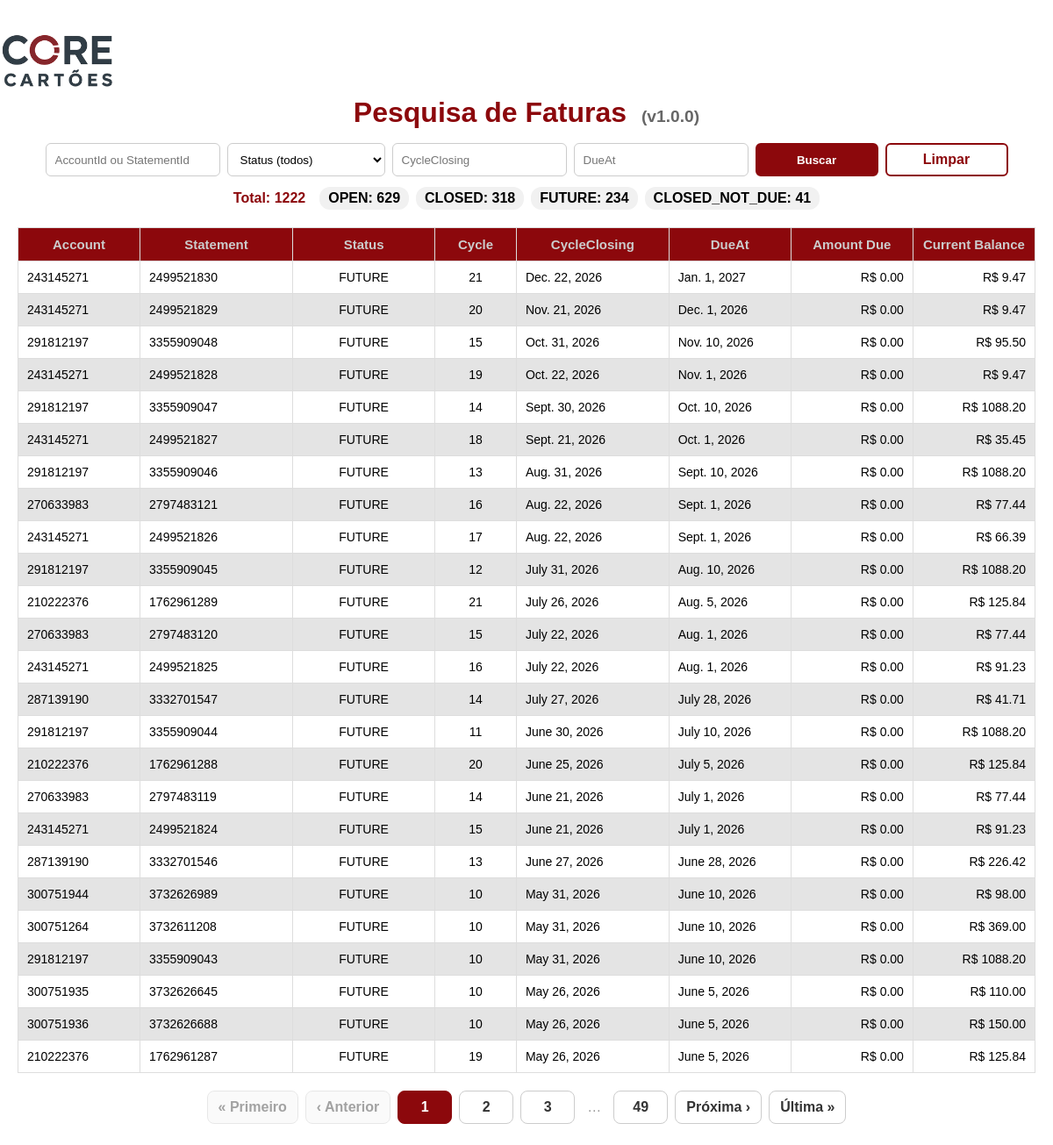
Page /faturas/ on the committed database.
### faturas/models.py (models this page shows, shortened)
class Fatura(models.Model):
    class Status(models.TextChoices):
        OPEN = "OPEN", "OPEN"
        CLOSED = "CLOSED", "CLOSED"
        FUTURE = "FUTURE", "FUTURE"
        CLOSED_NOT_DUE = "CLOSED_NOT_DUE", "CLOSED_NOT_DUE"
    account_id = models.CharField(max_length=20, db_index=True)
    statement_id = models.CharField(max_length=20, unique=True)
    status = models.CharField(max_length=20, choices=Status.choices)
    cycle = models.IntegerField(validators=[MinValueValidator(0)])
    cycle_closing_at = models.DateField()
    due_at = models.DateField()
    previous_balance = models.DecimalField(max_digits=14, decimal_places=2, default=Decimal("0.00"))
    debits = models.DecimalField(max_digits=14, decimal_places=2, default=Decimal("0.00"))
    credits = models.DecimalField(max_digits=14, decimal_places=2, default=Decimal("0.00"))
    current_balance = models.DecimalField(max_digits=14, decimal_places=2, default=Decimal("0.00"))
    amount_due = models.DecimalField(max_digits=14, decimal_places=2, default=Decimal("0.00"))
    amount_paid_until_due = models.DecimalField(max_digits=14, decimal_places=2, default=Decimal("0.00"))
    amount_paid_after_due = models.DecimalField(max_digits=14, decimal_places=2, default=Decimal("0.00"))
    other_credits_until_due = models.DecimalField(max_digits=14, decimal_places=2, default=Decimal("0.00"))
    other_credits_after_due = models.DecimalField(max_digits=14, decimal_places=2, default=Decimal("0.00"))
    evolve_to_delinquency = models.BooleanField(default=False)
    created_at = models.DateTimeField(auto_now_add=True)
    class Meta:
        indexes = [
            models.Index(fields=["account_id", "due_at"]),
            models.Index(fields=["status"]),
        ]

### faturas/views.py (the view)
# urls.py: path('faturas/', faturas_pesquisa, name='faturas_pesquisa'),
def faturas_pesquisa(request):
    q       = (request.GET.get("q") or "").strip()
    status  = (request.GET.get("status") or "").strip()
    closing = _parse_date(request.GET.get("closing"))
    due     = _parse_date(request.GET.get("due"))
    base_qs = Fatura.objects.all()
    if q:
        base_qs = base_qs.filter(Q(account_id__icontains=q) | Q(statement_id__icontains=q))
    if closing:
        base_qs = base_qs.filter(cycle_closing_at=closing)
    if due:
        base_qs = base_qs.filter(due_at=due)
    status_order = [s for s, _ in Fatura.Status.choices]
    counts_map = {s: 0 for s in status_order}
    for row in base_qs.values("status").annotate(qtd=Count("id")):
        counts_map[row["status"]] = row["qtd"]
    counts_list = [(s, counts_map[s]) for s in status_order]
    qs = base_qs.order_by("-due_at", "-cycle_closing_at")
    if status:
        qs = qs.filter(status=status)
    total_count = qs.count()
    paginator = Paginator(qs, 25)
    page_obj = paginator.get_page(request.GET.get("page"))
    ctx = {
        "page_obj": page_obj,
        "statuses": status_order,
        "params": {
            "q": q,
            "status": status,
            "closing": request.GET.get("closing", ""),
            "due": request.GET.get("due", ""),
        },
        "counts_list": counts_list,
        "total_count": total_count,
    }
    return render(request, "faturas/pesquisa.html", ctx)

### faturas/views.py (called while the page is built)
def _parse_date(s: str):
    try:
        s = (s or "").strip()
        return datetime.strptime(s, "%Y-%m-%d").date() if s else None
    except Exception:
        return None

### faturas/templates/faturas/pesquisa.html (shortened to what this page needs)
{% load static %}
<!DOCTYPE html>
<html lang="pt-BR">
<head>
  <link rel="stylesheet" href="{% static 'faturas/styles.css' %}">
</head>
<body>
  <div class="content">
    <div class="topbar">
      <img src="{% static 'faturas/Core.png' %}" alt="CORE CARTÕES" class="logo">
    </div>
    <h1 class="page-title">
      Pesquisa de Faturas <span class="version">(v1.0.0)</span>
    </h1>
    <form method="get" class="search-form">
      <input type="text" name="q" class="field-like" placeholder="AccountId ou StatementId" value="{{ params.q }}">
      <select name="status" class="field-like">
        <option value="">Status (todos)</option>
      </select>
      <input name="closing" type="text" class="field-like" placeholder="CycleClosing"
             value="{{ params.closing }}" onfocus="this.type='date'" onblur="if(!this.value)this.type='text'">
      <input name="due" type="text" class="field-like" placeholder="DueAt"
             value="{{ params.due }}" onfocus="this.type='date'" onblur="if(!this.value)this.type='text'">
      <button type="submit" class="btn btn-primary">Buscar</button>
      <a href="{% url 'faturas_pesquisa' %}" class="btn btn-secondary">Limpar</a>
    </form>
    <div class="counts">
      <span class="total">Total: {{ total_count }}</span>
      {% for s, qtd in counts_list %}
        {% if qtd %}<span class="badge">{{ s }}: {{ qtd }}</span>{% endif %}
      {% endfor %}
    </div>
    <div class="table-container">
      <table class="styled-table">
        <colgroup>
    <col style="width:12%">
    <col style="width:15%">
    <col style="width:14%">
    <col style="width:8%">
    <col style="width:15%">
    <col style="width:12%">
    <col style="width:12%">
    <col style="width:12%">
  </colgroup>
        <thead>
          <tr>
            <th>Account</th>
            <th>Statement</th>
            <th>Status</th>
            <th>Cycle</th>
            <th>CycleClosing</th>
            <th>DueAt</th>
            <th>Amount Due</th>
            <th>Current Balance</th>
          </tr>
        </thead>
        <tbody>
        {% for f in page_obj %}
          <tr class="clickable-row"
              onclick="abrirModal(this)"
              data-account="{{ f.account_id }}"
              data-statement="{{ f.statement_id }}"
              data-status="{{ f.status }}"
              data-cycle="{{ f.cycle }}"
              data-closing="{{ f.cycle_closing_at }}"
              data-due="{{ f.due_at }}"
              data-prev="{{ f.previous_balance }}"
              data-debits="{{ f.debits }}"
              data-credits="{{ f.credits }}"
              data-amountdue="{{ f.amount_due }}"
              data-current="{{ f.current_balance }}"
              data-paiduntil="{{ f.amount_paid_until_due }}"
              data-paidafter="{{ f.amount_paid_after_due }}"
              data-ocuntil="{{ f.other_credits_until_due }}"
              data-ocafter="{{ f.other_credits_after_due }}"
              data-delinquency="{{ f.evolve_to_delinquency }}">
            <td>{{ f.account_id }}</td>
            <td>{{ f.statement_id }}</td>
            <td>{{ f.status }}</td>
            <td>{{ f.cycle }}</td>
            <td>{{ f.cycle_closing_at }}</td>
            <td>{{ f.due_at }}</td>
            <td class="num">R$ {{ f.amount_due }}</td>
            <td class="num">R$ {{ f.current_balance }}</td>
          </tr>
        {% empty %}
          <tr><td colspan="8">Nenhuma fatura encontrada.</td></tr>
        {% endfor %}
        </tbody>
      </table>
    </div>
    <nav class="pagination" aria-label="Paginação">
      {% if page_obj.has_previous %}
        <a class="page-link" href="?page=1&q={{ params.q }}&status={{ params.status }}&closing={{ params.closing }}&due={{ params.due }}">« Primeiro</a>
        <a class="page-link" href="?page={{ page_obj.previous_page_number }}&q={{ params.q }}&status={{ params.status }}&closing={{ params.closing }}&due={{ params.due }}">‹ Anterior</a>
      {% else %}
        <span class="page-link is-disabled">« Primeiro</span>
        <span class="page-link is-disabled">‹ Anterior</span>
      {% endif %}
      {% for num in page_obj.paginator.page_range %}
        {% if num == 1 or num == page_obj.paginator.num_pages %}
          {% if num == page_obj.number %}
            <span class="page-num is-current">{{ num }}</span>
          {% else %}
            <a class="page-num" href="?page={{ num }}&q={{ params.q }}&status={{ params.status }}&closing={{ params.closing }}&due={{ params.due }}">{{ num }}</a>
          {% endif %}
        {% elif num >= page_obj.number|add:'-2' and num <= page_obj.number|add:'2' %}
          {% if num == page_obj.number %}
            <span class="page-num is-current">{{ num }}</span>
          {% else %}
            <a class="page-num" href="?page={{ num }}&q={{ params.q }}&status={{ params.status }}&closing={{ params.closing }}&due={{ params.due }}">{{ num }}</a>
          {% endif %}
        {% elif num == 2 or num == page_obj.paginator.num_pages|add:'-1' %}
          <span class="ellipsis">…</span>
        {% endif %}
      {% endfor %}
      {% if page_obj.has_next %}
        <a class="page-link" href="?page={{ page_obj.next_page_number }}&q={{ params.q }}&status={{ params.status }}&closing={{ params.closing }}&due={{ params.due }}">Próxima ›</a>
        <a class="page-link" href="?page={{ page_obj.paginator.num_pages }}&q={{ params.q }}&status={{ params.status }}&closing={{ params.closing }}&due={{ params.due }}">Última »</a>
      {% else %}
        <span class="page-link is-disabled">Próxima ›</span>
        <span class="page-link is-disabled">Última »</span>
      {% endif %}
    </nav>
  </div>
</body>
</html>

### faturas/static/faturas/styles.css (style rules this page uses)
body { font-family: Arial, sans-serif; margin: 0; padding: 0; background: #fff; }
.table-container { margin: 20px; overflow-x: auto; }
table { width: 100%; border-collapse: collapse; }
table, th, td { border: 1px solid #ddd; }
th { background: #2700b3; color: #fff; padding: 10px; font-size: 15px; }
td { text-align: left; padding: 10px; font-size: 14px; }
tr:nth-child(even) { background-color: #e4e4e4; }
.logo { margin-top: 20px ; height: 50px; }

### faturas/templates/faturas/pesquisa.html (style rules this page uses)
:root { --brand: #8c080c; }
.content { max-width: 1300px; margin: 0 auto; }
.topbar { margin: 12px 0 0; display:flex; align-items:center; justify-content:space-between; }
.logo { height:72px; }
.page-title { margin: 6px 0 16px; text-align:center; color: var(--brand); }
.page-title .version { font-size:.6em; font-weight:600; color:#666; margin-left:8px; vertical-align:baseline; }
.styled-table thead tr, .styled-table thead th { background:#8c080c !important; color:#ccc !important; }
.table-container { display:flex; justify-content:center; }
.styled-table { width:100%; max-width:1300px; }
.search-form { display:flex; flex-wrap:wrap; gap:8px; margin:12px 0; align-items:center; justify-content:center; }
.field-like { padding:8px 10px; border:1px solid #ccc; border-radius:6px; height:38px; background:#fff; box-sizing:border-box; }
.search-form input[type="text"].field-like, .search-form select.field-like, .search-form input[type="date"].field-like { min-width:180px; }
.counts { display:flex; flex-wrap:wrap; gap:8px; align-items:center; margin:8px 0 12px; justify-content:center; }
.badge { padding:4px 10px; border-radius:12px; background:#f1f1f1; font-weight:600; }
.total { margin-right:8px; font-weight:700; color:var(--brand); }
.btn { display:inline-flex; align-items:center; justify-content:center; height:38px; min-width:140px; padding:0 16px; border-radius:6px; font-weight:600; box-sizing:border-box; transition:all .15s ease-in-out; }
.btn-primary, .btn-secondary { border:2px solid var(--brand); }
.btn-primary { background:var(--brand); color:#fff; }
.btn-secondary { background:#fff; color:var(--brand); text-decoration:none; }
.pagination { display:flex; justify-content:center; align-items:center; gap:8px; margin:18px 0 24px; flex-wrap:wrap; }
.page-link, .page-num { display:inline-flex; align-items:center; justify-content:center; height:36px; min-width:36px; padding:0 12px; border:1px solid #ccc; border-radius:8px; background:#fff; color:#333; text-decoration:none; font-weight:600; transition:all .15s ease-in-out; }
.page-num.is-current { background:var(--brand); color:#fff; border-color:var(--brand); cursor:default; }
.page-link.is-disabled { opacity:.45; pointer-events:none; background:#f5f5f5; }
.ellipsis { padding:0 6px; color:#999; }
.styled-table { table-layout: fixed; }
.styled-table th, .styled-table td { white-space: nowrap; overflow: hidden; text-overflow: ellipsis; }
.styled-table td.num { text-align:right; font--variant-numeric: tabular-nums; }
body { overflow-y: scroll; }
.styled-table th:nth-child(3), .styled-table td:nth-child(3) { text-align: center; }
.styled-table th:nth-child(4), .styled-table td:nth-child(4) { text-align: center; }

### rows in the picture
Fatura: account_id "243145271", statement_id "2499521830", status "FUTURE", cycle "21", cycle_closing_at "Dec. 22, 2026", due_at "Jan. 1, 2027", amount_due "0.00", current_balance "9.47"
Fatura: account_id "243145271", statement_id "2499521829", status "FUTURE", cycle "20", cycle_closing_at "Nov. 21, 2026", due_at "Dec. 1, 2026", amount_due "0.00", current_balance "9.47"
Fatura: account_id "291812197", statement_id "3355909048", status "FUTURE", cycle "15", cycle_closing_at "Oct. 31, 2026", due_at "Nov. 10, 2026", amount_due "0.00", current_balance "95.50"
Fatura: account_id "243145271", statement_id "2499521828", status "FUTURE", cycle "19", cycle_closing_at "Oct. 22, 2026", due_at "Nov. 1, 2026", amount_due "0.00", current_balance "9.47"
Fatura: account_id "291812197", statement_id "3355909047", status "FUTURE", cycle "14", cycle_closing_at "Sept. 30, 2026", due_at "Oct. 10, 2026", amount_due "0.00", current_balance "1088.20"
Fatura: account_id "243145271", statement_id "2499521827", status "FUTURE", cycle "18", cycle_closing_at "Sept. 21, 2026", due_at "Oct. 1, 2026", amount_due "0.00", current_balance "35.45"
Fatura: account_id "291812197", statement_id "3355909046", status "FUTURE", cycle "13", cycle_closing_at "Aug. 31, 2026", due_at "Sept. 10, 2026", amount_due "0.00", current_balance "1088.20"
Fatura: account_id "270633983", statement_id "2797483121", status "FUTURE", cycle "16", cycle_closing_at "Aug. 22, 2026", due_at "Sept. 1, 2026", amount_due "0.00", current_balance "77.44"
Fatura: account_id "243145271", statement_id "2499521826", status "FUTURE", cycle "17", cycle_closing_at "Aug. 22, 2026", due_at "Sept. 1, 2026", amount_due "0.00", current_balance "66.39"
Fatura: account_id "291812197", statement_id "3355909045", status "FUTURE", cycle "12", cycle_closing_at "July 31, 2026", due_at "Aug. 10, 2026", amount_due "0.00", current_balance "1088.20"
Fatura: account_id "210222376", statement_id "1762961289", status "FUTURE", cycle "21", cycle_closing_at "July 26, 2026", due_at "Aug. 5, 2026", amount_due "0.00", current_balance "125.84"
Fatura: account_id "270633983", statement_id "2797483120", status "FUTURE", cycle "15", cycle_closing_at "July 22, 2026", due_at "Aug. 1, 2026", amount_due "0.00", current_balance "77.44"
Fatura: account_id "243145271", statement_id "2499521825", status "FUTURE", cycle "16", cycle_closing_at "July 22, 2026", due_at "Aug. 1, 2026", amount_due "0.00", current_balance "91.23"
Fatura: account_id "287139190", statement_id "3332701547", status "FUTURE", cycle "14", cycle_closing_at "July 27, 2026", due_at "July 28, 2026", amount_due "0.00", current_balance "41.71"
Fatura: account_id "291812197", statement_id "3355909044", status "FUTURE", cycle "11", cycle_closing_at "June 30, 2026", due_at "July 10, 2026", amount_due "0.00", current_balance "1088.20"
Fatura: account_id "210222376", statement_id "1762961288", status "FUTURE", cycle "20", cycle_closing_at "June 25, 2026", due_at "July 5, 2026", amount_due "0.00", current_balance "125.84"
Fatura: account_id "270633983", statement_id "2797483119", status "FUTURE", cycle "14", cycle_closing_at "June 21, 2026", due_at "July 1, 2026", amount_due "0.00", current_balance "77.44"
Fatura: account_id "243145271", statement_id "2499521824", status "FUTURE", cycle "15", cycle_closing_at "June 21, 2026", due_at "July 1, 2026", amount_due "0.00", current_balance "91.23"
Fatura: account_id "287139190", statement_id "3332701546", status "FUTURE", cycle "13", cycle_closing_at "June 27, 2026", due_at "June 28, 2026", amount_due "0.00", current_balance "226.42"
Fatura: account_id "300751944", statement_id "3732626989", status "FUTURE", cycle "10", cycle_closing_at "May 31, 2026", due_at "June 10, 2026", amount_due "0.00", current_balance "98.00"
Fatura: account_id "300751264", statement_id "3732611208", status "FUTURE", cycle "10", cycle_closing_at "May 31, 2026", due_at "June 10, 2026", amount_due "0.00", current_balance "369.00"
Fatura: account_id "291812197", statement_id "3355909043", status "FUTURE", cycle "10", cycle_closing_at "May 31, 2026", due_at "June 10, 2026", amount_due "0.00", current_balance "1088.20"
Fatura: account_id "300751935", statement_id "3732626645", status "FUTURE", cycle "10", cycle_closing_at "May 26, 2026", due_at "June 5, 2026", amount_due "0.00", current_balance "110.00"
Fatura: account_id "300751936", statement_id "3732626688", status "FUTURE", cycle "10", cycle_closing_at "May 26, 2026", due_at "June 5, 2026", amount_due "0.00", current_balance "150.00"
Fatura: account_id "210222376", statement_id "1762961287", status "FUTURE", cycle "19", cycle_closing_at "May 26, 2026", due_at "June 5, 2026", amount_due "0.00", current_balance "125.84"

### other values in the picture
{{ total_count }} "1222"
{{ s }} "OPEN" "CLOSED" "FUTURE" "CLOSED_NOT_DUE"
{{ qtd }} "629" "318" "234" "41"
{{ num }} "1"
{{ num }} "2" "3"
{{ num }} "49"
